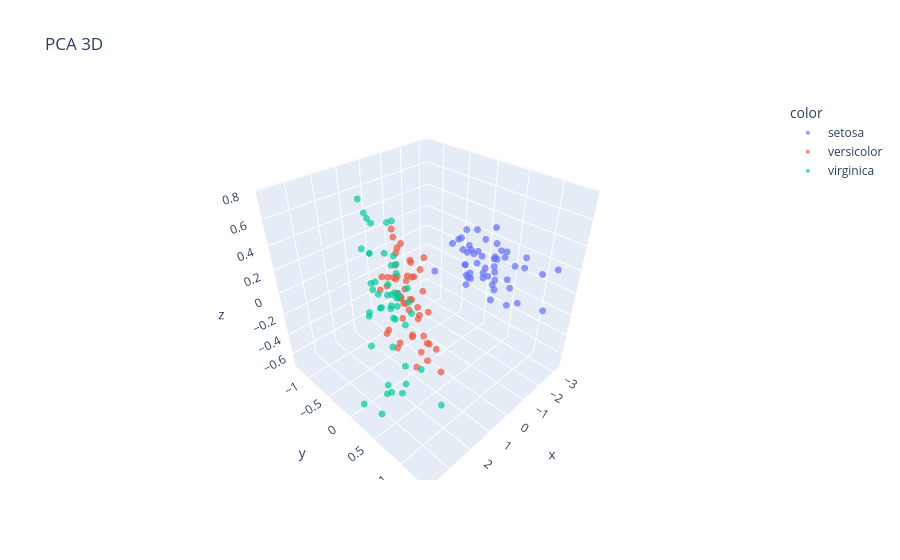

Here is the notebook cell this chart was saved with:
### Code cell
PCAplot3D(df_features, y_data=df_target['species'])
